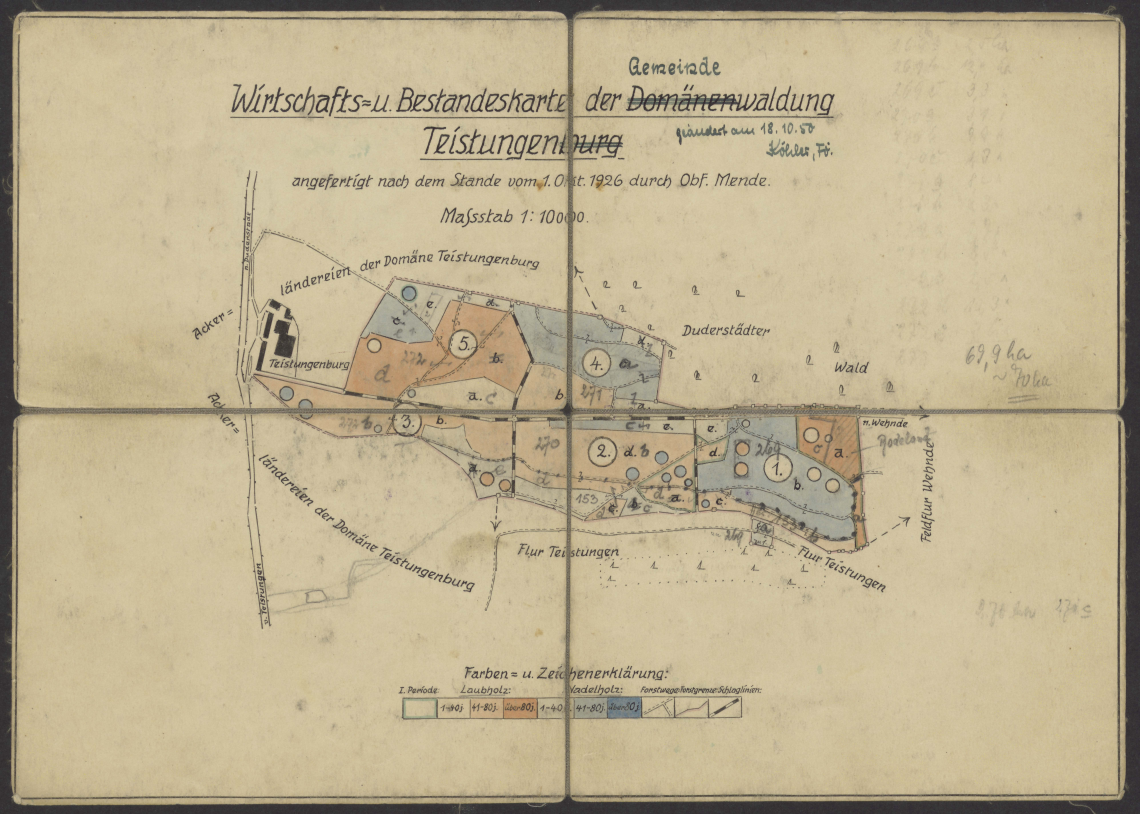
#> input picture map-images/1085149331_000117#0002.jpg, 7980 x 5698 px (shown at 1/7 size)
$ python debug_windows.py
#> lines starting #> are read from the running program, lines starting #| are printed output that depends on the picture
# /// script
# requires-python = ">=3.9"
# dependencies = ["numpy", "pillow"]
# ///
import numpy as np
from PIL import Image

Image.MAX_IMAGE_PIXELS = None
img = Image.open("map-images/1085149331_000117#0002.jpg").convert("L")
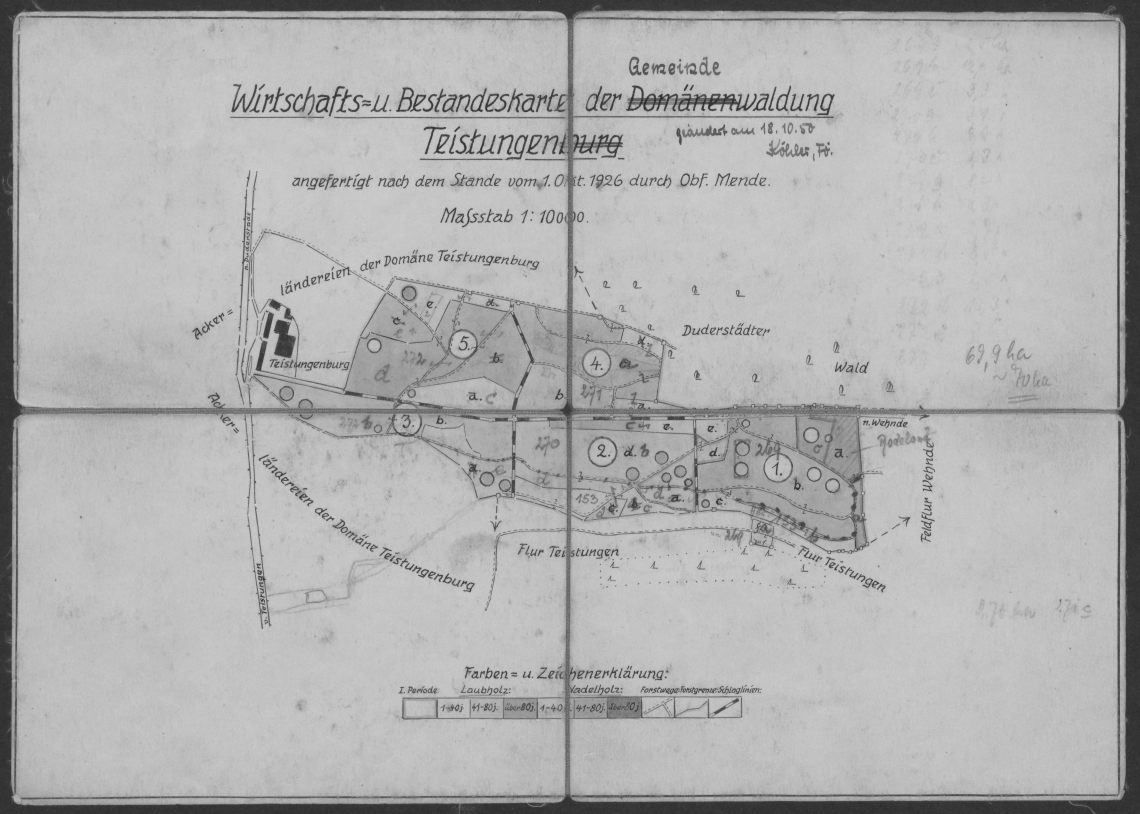
#> img: PIL image 7980x5698 L (shown at 1/7 size); min 26, max 252, mean 176.2
gray = np.array(img)

print(f"Image shape: {gray.shape}")
#| Image shape: (5698, 7980)

problematic_x = [(138, 1656), (6530, 7817), (6193, 6451), (0, 84), (7874, 7980)]
for s, e in problematic_x:
    m = np.mean(gray[:, s:e])
    print(f"  cols {s}-{e} width={e-s}: mean={m:.1f}")
#> this loop made 5 passes
#> m on passes 1 to 5: 185.5, 185.5, 187.6, 55.9, 57.5
#|   cols 138-1656 width=1518: mean=185.5
#|   cols 6530-7817 width=1287: mean=185.5
#|   cols 6193-6451 width=258: mean=187.6
#|   cols 0-84 width=84: mean=55.9
#|   cols 7874-7980 width=106: mean=57.5

problematic_y = [(4099, 4693), (5035, 5559), (1311, 1483), (1559, 1784), (0, 78)]
for s, e in problematic_y:
    m = np.mean(gray[s:e, :])
    print(f"  rows {s}-{e} height={e-s}: mean={m:.1f}")
#> this loop made 5 passes
#> m on passes 1 to 5: 188, 184.4, 190.7, 190.2, 57.71
#|   rows 4099-4693 height=594: mean=188.0
#|   rows 5035-5559 height=524: mean=184.4
#|   rows 1311-1483 height=172: mean=190.7
#|   rows 1559-1784 height=225: mean=190.2
#|   rows 0-78 height=78: mean=57.7

$ run again, with map-images/1085149331_000002#0002.jpg copied over map-images/1085149331_000117#0002.jpg
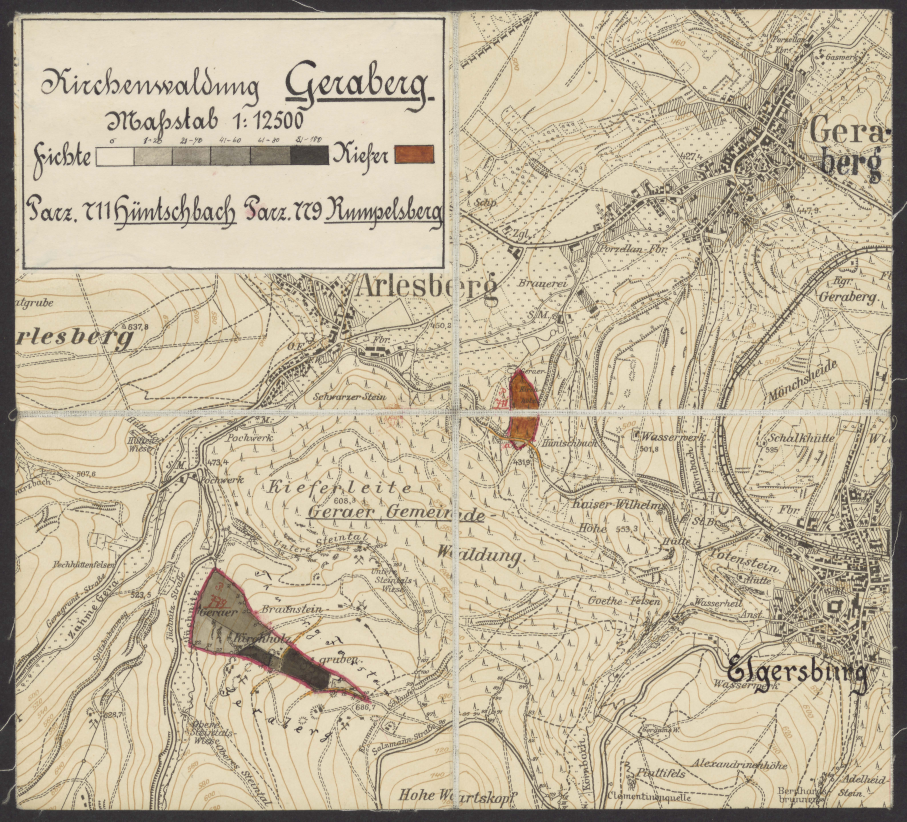
#> input picture map-images/1085149331_000002#0002.jpg, 6346 x 5750 px (shown at 1/7 size)
#> `img = Image.open("map-images/1085149331_000117#0002.jpg").convert("L")`:
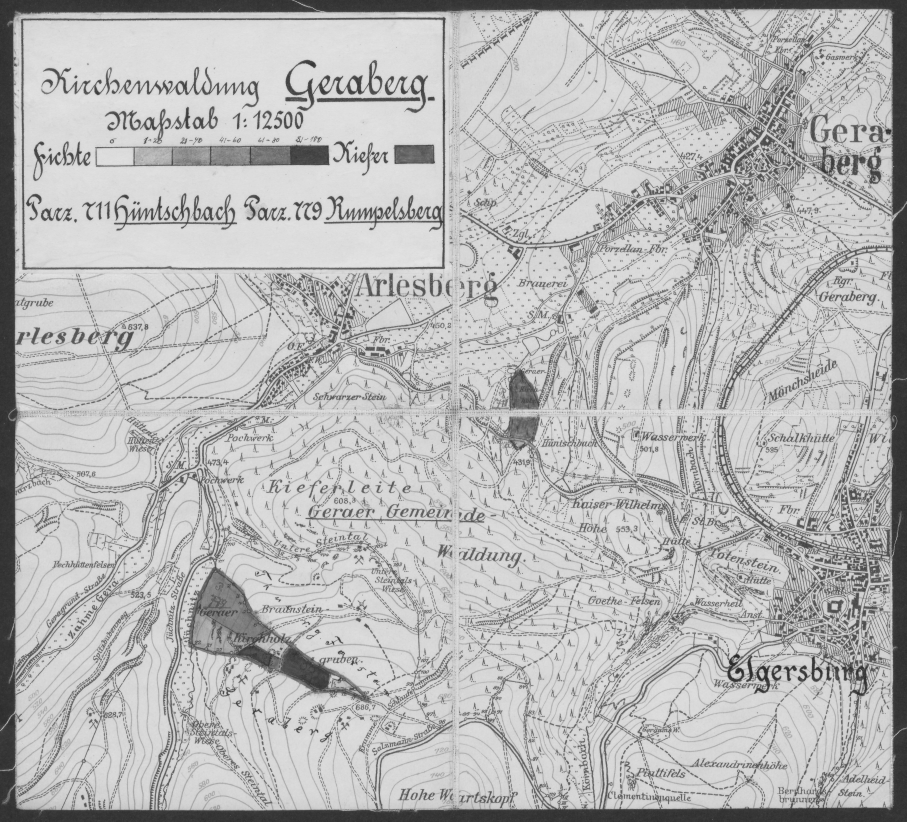
#> img: PIL image 6346x5750 L (shown at 1/7 size); min 27, max 254, mean 184
#| Image shape: (5750, 6346)
#> the loop `for s, e in problematic_x:` made 5 passes
#> m on passes 1 to 5: 192.5, nan, 98.85, 54.27, nan
#> (printed output is left out)
#> the loop `for s, e in problematic_y:` made 5 passes
#> m on passes 1 to 5: 179, 192.5, 186.9, 196.2, 64.38
#> (printed output is left out)

$ run again, with map-images/1085149331_000003#0002.jpg copied over map-images/1085149331_000117#0002.jpg
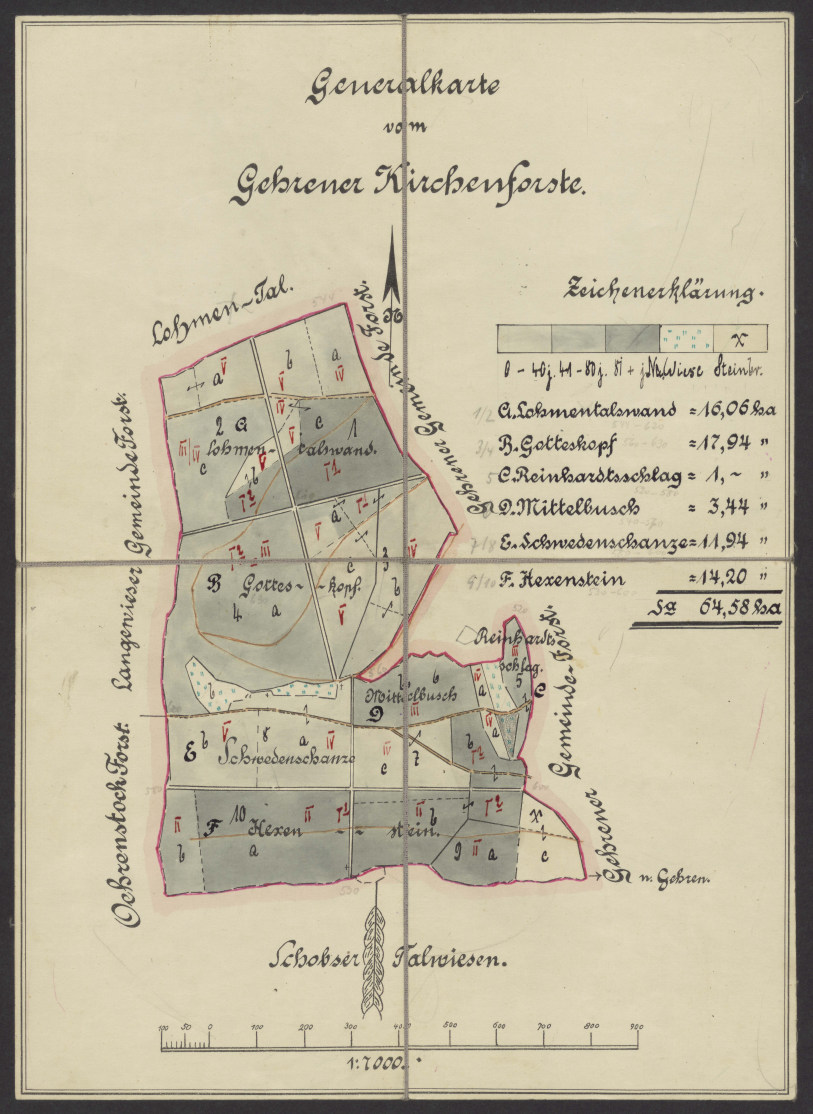
#> input picture map-images/1085149331_000003#0002.jpg, 5691 x 7797 px (shown at 1/7 size)
#> `img = Image.open("map-images/1085149331_000117#0002.jpg").convert("L")`:
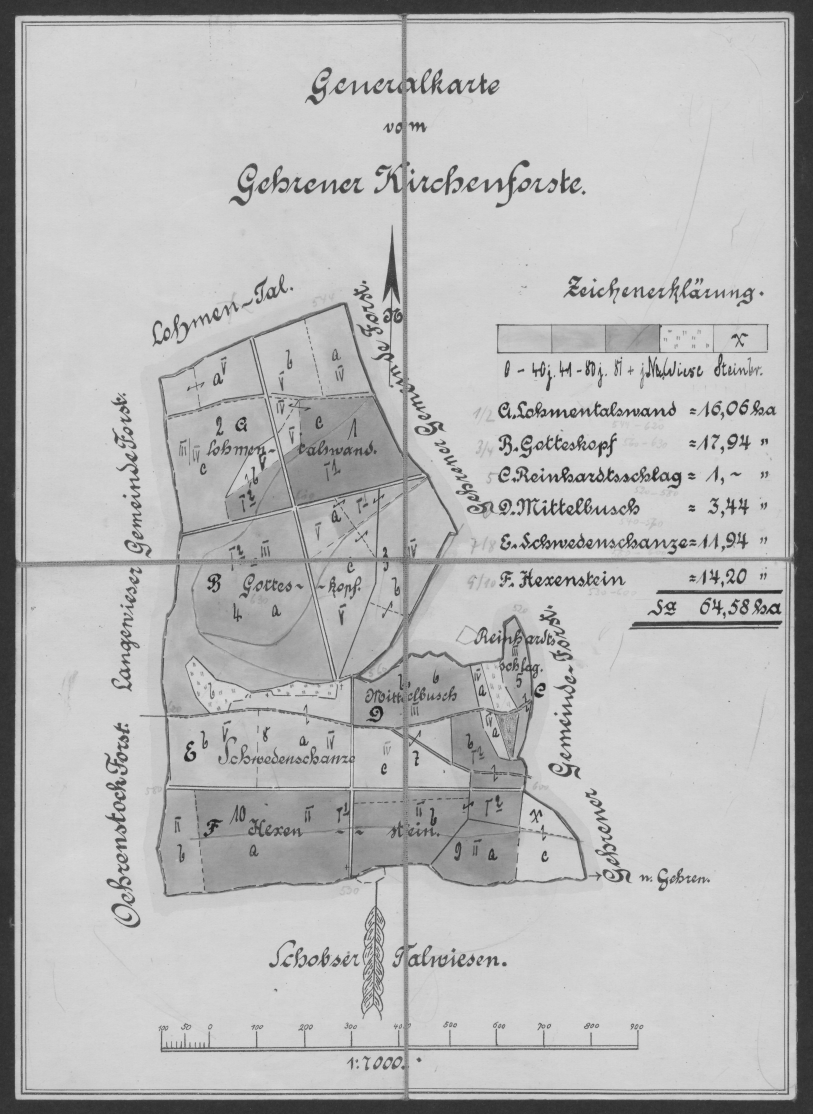
#> img: PIL image 5691x7797 L (shown at 1/7 size); min 23, max 255, mean 183.4
#| Image shape: (7797, 5691)
#> the loop `for s, e in problematic_x:` made 5 passes
#> m on passes 1 to 5: 193.6, nan, nan, 53.36, nan
#> (printed output is left out)
#> the loop `for s, e in problematic_y:` made 5 passes
#> m on passes 1 to 5: 177.8, 181.8, 195, 201.3, 55.52
#> (printed output is left out)

$ run again, with map-images/1085149331_000004#0002.jpg copied over map-images/1085149331_000117#0002.jpg
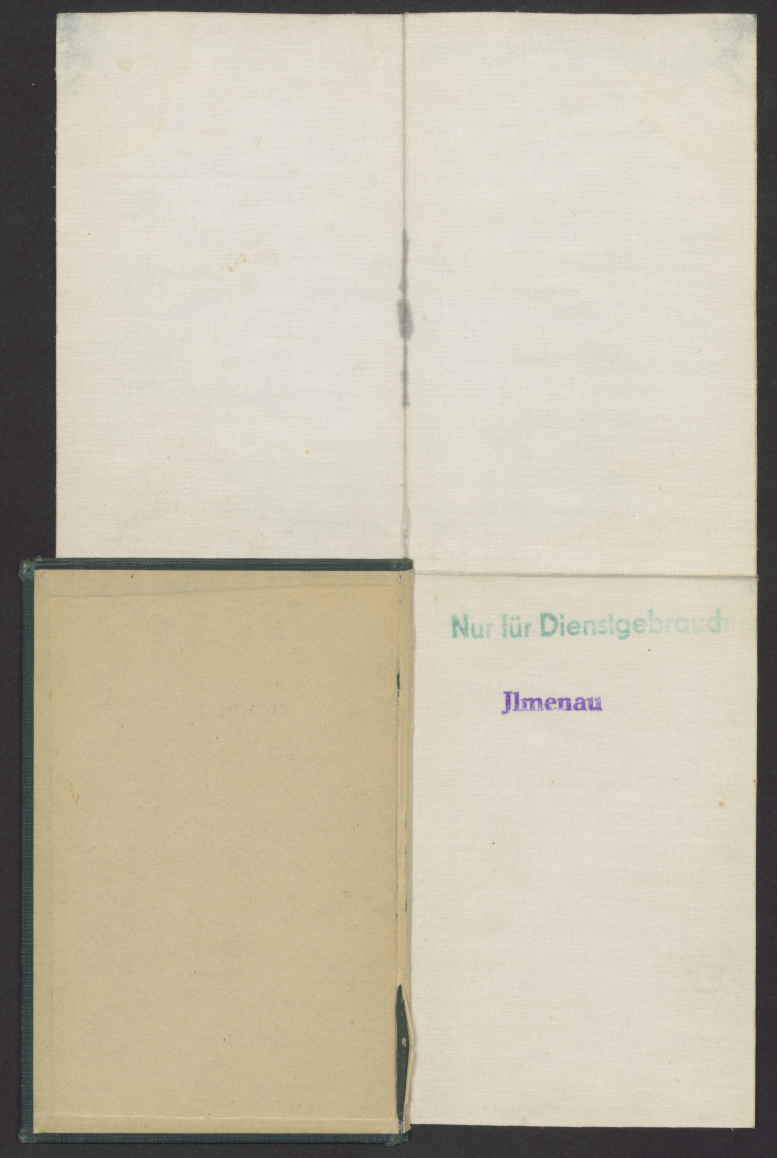
#> input picture map-images/1085149331_000004#0002.jpg, 5435 x 8105 px (shown at 1/7 size)
#> `img = Image.open("map-images/1085149331_000117#0002.jpg").convert("L")`:
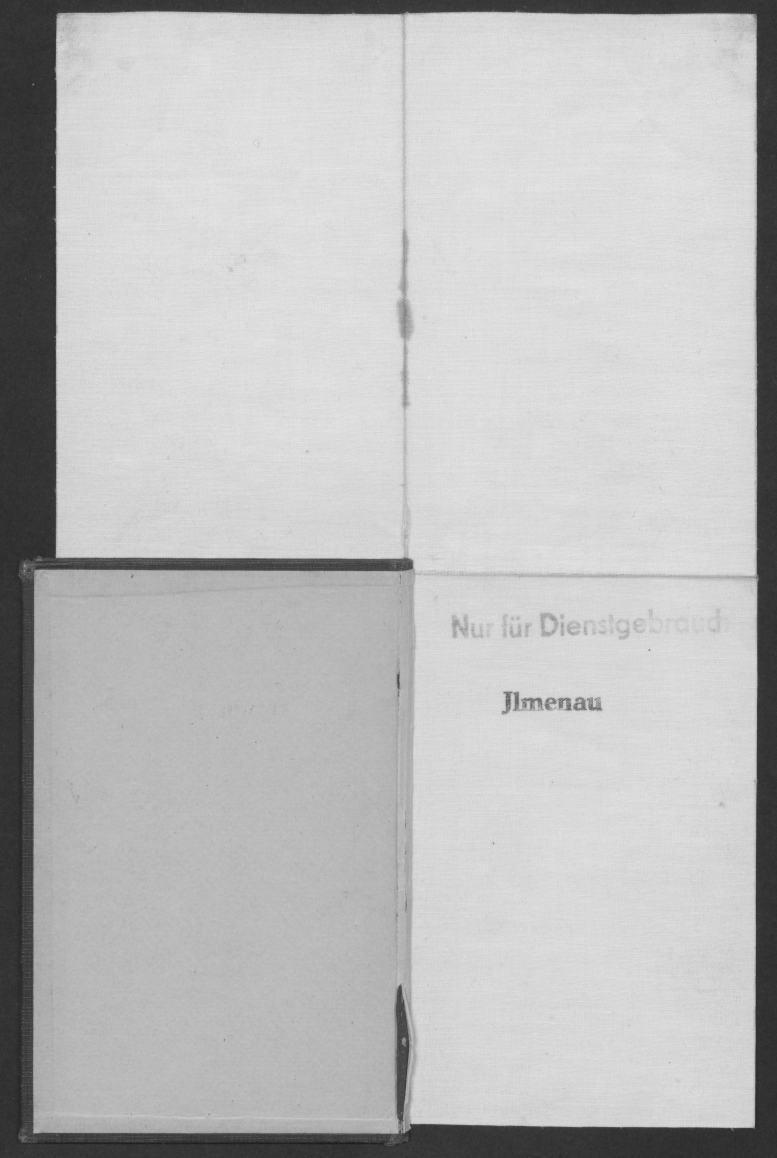
#> img: PIL image 5435x8105 L (shown at 1/7 size); min 23, max 249, mean 188.2
#| Image shape: (8105, 5435)
#> the loop `for s, e in problematic_x:` made 5 passes
#> m on passes 1 to 5: 176.2, nan, nan, 50.95, nan
#> (printed output is left out)
#> the loop `for s, e in problematic_y:` made 5 passes
#> m on passes 1 to 5: 185.8, 188.8, 203.8, 203, 56.09
#> (printed output is left out)
